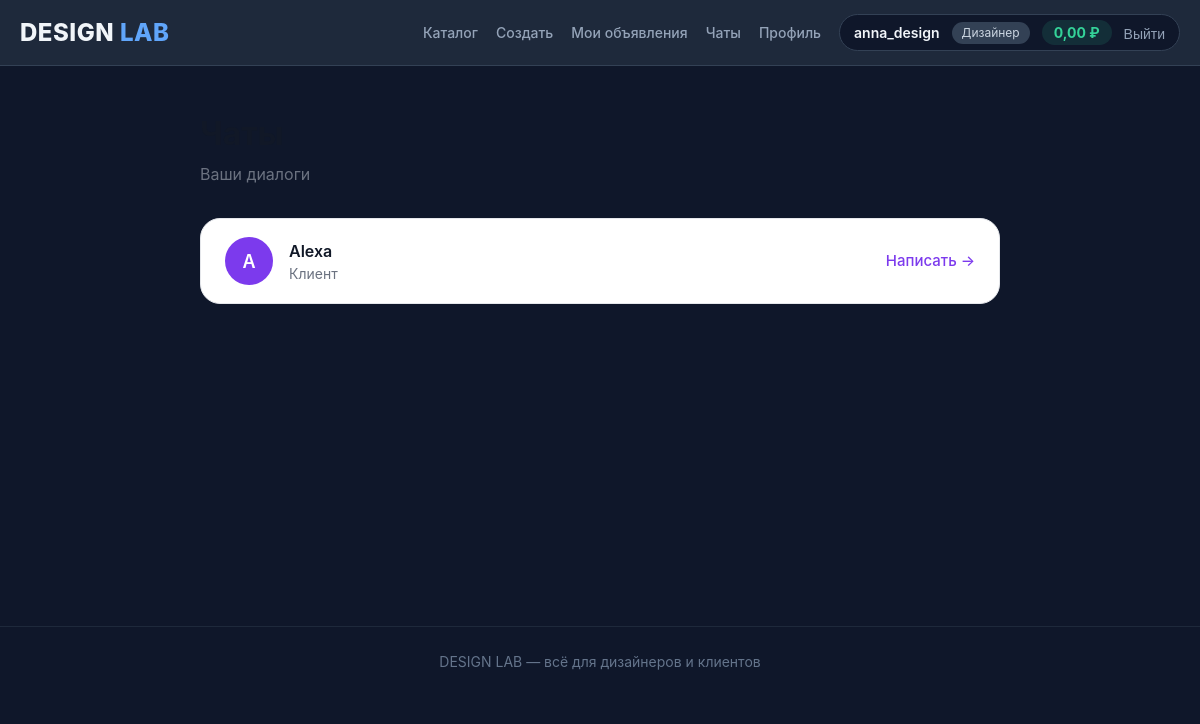
The page /chats/ (signed in) on the database its author committed.
### accounts/models.py (models this page shows, shortened)
class User(AbstractUser):
    ROLE_CHOICES = [
        ('admin', 'Администратор'),
        ('designer', 'Дизайнер'),
        ('client', 'Клиент'),
    ]
    role = models.CharField(max_length=20, choices=ROLE_CHOICES, default='client')
    phone = models.CharField(max_length=20, blank=True)
    avatar = models.ImageField(upload_to='avatars/', blank=True, null=True)
    bio = models.TextField(blank=True)
    company = models.CharField(max_length=200, blank=True)
    gender = models.CharField(max_length=10, blank=True)
    birth_date = models.DateField(null=True, blank=True)
    age = models.IntegerField(null=True, blank=True)
    created_at = models.DateTimeField(auto_now_add=True)
    last_seen = models.DateTimeField(null=True, blank=True)
    balance = models.DecimalField(max_digits=10, decimal_places=2, default=0, verbose_name='Баланс (руб)')
    @property
    def is_admin(self):
        return self.role == 'admin'

### core/views.py (the view)
# urls.py: path('chats/', views.chats_list, name='chats_list'),
@login_required
def chats_list(request):
    user = request.user
    sent_to = Message.objects.filter(sender=user).values_list('receiver_id', flat=True)
    received_from = Message.objects.filter(receiver=user).values_list('sender_id', flat=True)
    chat_user_ids = set(sent_to) | set(received_from)
    chats = CustomUser.objects.filter(id__in=chat_user_ids)
    unread_count = Message.objects.filter(receiver=user, is_read=False).count()
    unread_chat_ids = []
    for chat in chats:
        if Message.objects.filter(sender=chat, receiver=user, is_read=False).exists():
            unread_chat_ids.append(chat.id)
    return render(request, 'chats_list.html', {
        'chats': chats,
        'unread_count': unread_count,
        'unread_chat_ids': unread_chat_ids,
        'now': now(),
    })

### templates/chats_list.html (shortened to what this page needs)
{% extends 'base.html' %}
{% block content %}
<div style="max-width: 800px; margin: 0 auto;">
    <h1 style="font-size: 32px; font-weight: 700; color: #111827; margin-bottom: 4px;">
    </h1>
    <p style="color: #6b7280; margin-bottom: 32px;">
        Ваши диалоги
    </p>
    {% if chats %}
        <div style="display: flex; flex-direction: column; gap: 12px;">
            {% for chat in chats %}
                <a href="{% url 'chat_detail' chat.id %}" style="display: flex; align-items: center; gap: 16px; padding: 18px 24px; background: #ffffff; border: 1px solid #e5e7eb; border-radius: 20px; text-decoration: none; color: #111827; transition: all 0.2s;">
                    <div style="position: relative; width: 48px; height: 48px; flex-shrink: 0;">
                        <div style="width: 48px; height: 48px; background: #7c3aed; color: #fff; border-radius: 50%; display: flex; align-items: center; justify-content: center; font-weight: 600; font-size: 18px;">
                            {{ chat.username|make_list|first|upper }}
                        </div>
                    </div>
                    <div style="flex: 1;">
                        <div style="font-weight: 600; font-size: 16px;">
                            {{ chat.get_full_name|default:chat.username }}
                        </div>
                        <div style="font-size: 14px; color: #6b7280;">
                            {{ chat.get_role_display }}
                        </div>
                    </div>
                    <div style="color: #7c3aed; font-weight: 500; font-size: 15px;">
                        Написать →
                    </div>
                </a>
            {% endfor %}
        </div>
    {% else %}
        <div style="text-align: center; padding: 60px 20px; background: #f9fafb; border-radius: 24px;">
            <p style="color: #6b7280; font-size: 18px; margin-bottom: 0;">
                У вас пока нет активных чатов
            </p>
        </div>
    {% endif %}
</div>
{% endblock %}

### templates/base.html (shortened to what this page needs)
<!DOCTYPE html>
<html lang="ru">
<head>
</head>
<body>
    <header class="header">
        <div class="container">
            <div class="header-content">
                <a href="/" class="logo">DESIGN <span>LAB</span></a>
                <div class="nav">
                    {% if user.is_authenticated %}
                        <a href="{% url 'services_list' %}">Каталог</a>
                        {% if user.role == 'designer' %}
                            <a href="{% url 'create_service' %}">Создать</a>
                            <a href="{% url 'my_services' %}">Мои объявления</a>
                            <a href="{% url 'chats_list' %}">
                                Чаты
                            </a>
                            <a href="{% url 'profile' %}">Профиль</a>
                        {% endif %}
                        <div class="user-info">
                            <span class="user-name">{{ user.username }}</span>
                            <span class="user-role">{{ user.get_role_display }}</span>
                            <span class="user-balance">{{ user.balance }} ₽</span>
                            <form method="post" action="{% url 'logout' %}" style="display:inline;">
                                <button type="submit" class="logout-btn">Выйти</button>
                            </form>
                        </div>
                    {% else %}
                        <a href="{% url 'login' %}">Вход</a>
                        <a href="{% url 'register' %}">Регистрация</a>
                    {% endif %}
                </div>
            </div>
        </div>
    </header>
    <main class="main">
        <div class="container">
            {% block content %}
            {% endblock %}
        </div>
    </main>
    <footer class="footer">
        <div class="container">
            DESIGN LAB — всё для дизайнеров и клиентов
        </div>
    </footer>
</body>
</html>

### templates/base.html (style rules this page uses)
* { margin: 0; padding: 0; box-sizing: border-box; }
body { font-family: -apple-system, BlinkMacSystemFont, 'Segoe UI', Roboto, Arial, sans-serif; background: #0f172a; color: #e2e8f0; line-height: 1.5; }
.container { max-width: 1200px; margin: 0 auto; padding: 0 20px; }
.header { background: #1e293b; border-bottom: 1px solid #334155; padding: 14px 0; position: sticky; top: 0; z-index: 100; }
.header-content { display: flex; justify-content: space-between; align-items: center; flex-wrap: wrap; gap: 12px; }
.logo { font-size: 24px; font-weight: 800; color: #f1f5f9; text-decoration: none; letter-spacing: 0.5px; }
.logo span { color: #60a5fa; }
.nav { display: flex; gap: 18px; align-items: center; flex-wrap: wrap; }
.nav a { text-decoration: none; color: #94a3b8; font-size: 14px; font-weight: 500; transition: color 0.2s; }
.user-info { display: flex; align-items: center; gap: 12px; background: #0f172a; border: 1px solid #334155; padding: 5px 14px; border-radius: 30px; }
.user-name { font-weight: 600; font-size: 14px; color: #f1f5f9; }
.user-role { font-size: 12px; color: #cbd5e1; background: #334155; padding: 2px 10px; border-radius: 30px; }
.user-balance { font-size: 14px; font-weight: 700; color: #34d399; background: rgba(52, 211, 153, 0.12); padding: 2px 12px; border-radius: 30px; }
.logout-btn { background: none; border: none; color: #94a3b8; cursor: pointer; font-size: 14px; transition: color 0.2s; }
.main { padding: 44px 0; min-height: 70vh; }
.footer { text-align: center; padding: 24px 0; color: #64748b; border-top: 1px solid #1e293b; font-size: 14px; }

### rows shown on the page
User: username "anna_design", role "Дизайнер", balance "0,00"
User: username|make_list "A", get_full_name "Alexa", role "Клиент"
